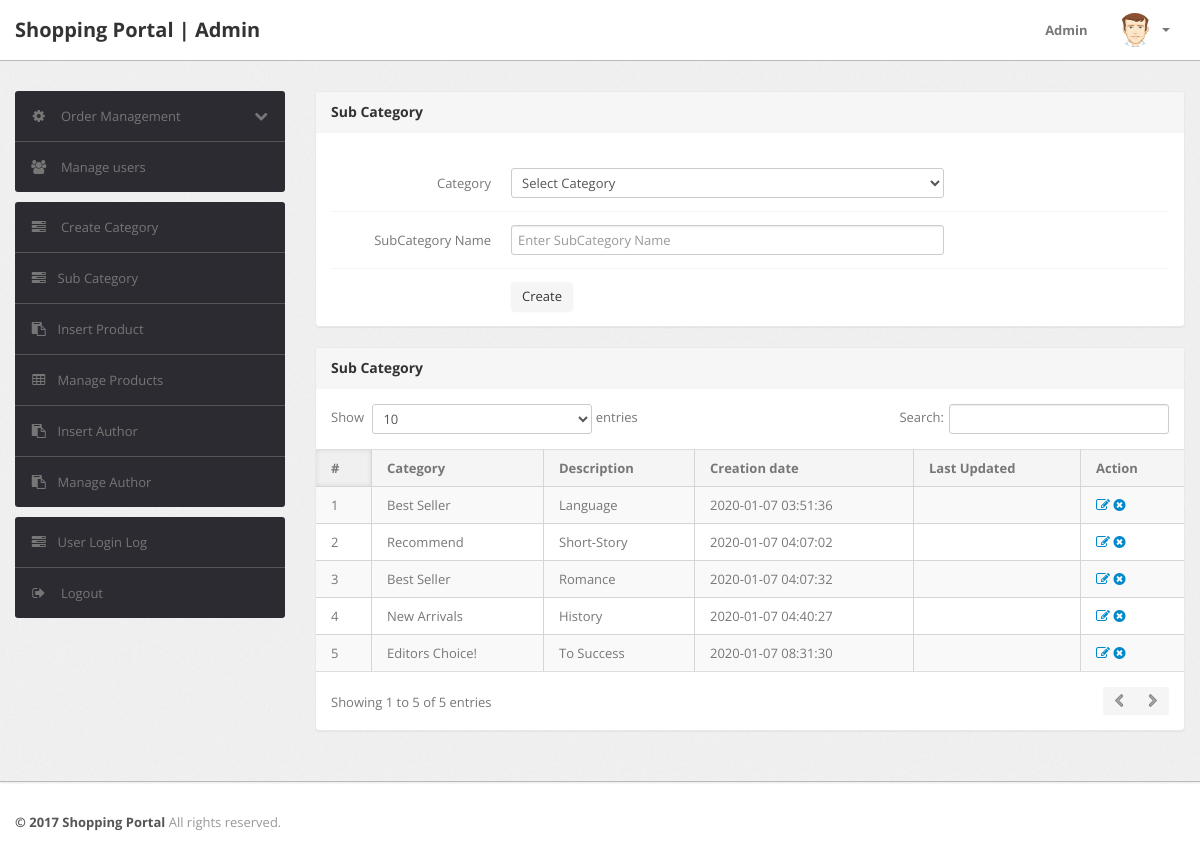
The page /php_bookshop/shopping/admin/subcategory.php (signed in) on the database its author committed.
### tables this page shows
CREATE TABLE `subcategory` (
  `id` int(11) NOT NULL,
  `categoryid` int(11) DEFAULT NULL,
  `subcategory` varchar(255) DEFAULT NULL,
  `creationDate` timestamp NULL DEFAULT current_timestamp(),
  `updationDate` varchar(255) DEFAULT NULL
);

CREATE TABLE `category` (
  `id` int(11) NOT NULL,
  `categoryName` varchar(255) DEFAULT NULL,
  `categoryDescription` longtext DEFAULT NULL,
  `creationDate` timestamp NOT NULL DEFAULT current_timestamp(),
  `updationDate` varchar(255) DEFAULT NULL
);

### php_bookshop/shopping/admin/subcategory.php (the view, shortened to what this page needs)
<?php
include('include/config.php');
if(strlen($_SESSION['alogin'])==0)
	{
header('location:index.php');
}
else{
?>
<!DOCTYPE html>
<html lang="en">
<head>
	<link type="text/css" href="bootstrap/css/bootstrap.min.css" rel="stylesheet">
	<link type="text/css" href="bootstrap/css/bootstrap-responsive.min.css" rel="stylesheet">
	<link type="text/css" href="css/theme.css" rel="stylesheet">
	<link type="text/css" href="images/icons/css/font-awesome.css" rel="stylesheet">
</head>
<body>
<?php include('include/header.php');?>
	<div class="wrapper">
		<div class="container">
			<div class="row">
<?php include('include/sidebar.php');?>
			<div class="span9">
					<div class="content">
						<div class="module">
							<div class="module-head">
								<h3>Sub Category</h3>
							</div>
							<div class="module-body">
									<br />
			<form class="form-horizontal row-fluid" name="subcategory" method="post" >
<div class="control-group">
<label class="control-label" for="basicinput">Category</label>
<div class="controls">
<select name="category" class="span8 tip" required>
<option value="">Select Category</option>
</select>
</div>
</div>
<div class="control-group">
<label class="control-label" for="basicinput">SubCategory Name</label>
<div class="controls">
<input type="text" placeholder="Enter SubCategory Name"  name="subcategory" class="span8 tip" required>
</div>
</div>
	<div class="control-group">
											<div class="controls">
												<button type="submit" name="submit" class="btn">Create</button>
											</div>
										</div>
									</form>
							</div>
						</div>
	<div class="module">
							<div class="module-head">
								<h3>Sub Category</h3>
							</div>
							<div class="module-body table">
								<table cellpadding="0" cellspacing="0" border="0" class="datatable-1 table table-bordered table-striped	 display" width="100%">
									<thead>
										<tr>
											<th>#</th>
											<th>Category</th>
											<th>Description</th>
											<th>Creation date</th>
											<th>Last Updated</th>
											<th>Action</th>
										</tr>
									</thead>
									<tbody>
<?php $query=mysqli_query($con,"select subcategory.id,category.categoryName,subcategory.subcategory,subcategory.creationDate,subcategory.updationDate from subcategory join category on category.id=subcategory.categoryid");
$cnt=1;
while($row=mysqli_fetch_array($query))
{
?>
										<tr>
											<td><?php echo htmlentities($cnt);?></td>
											<td><?php echo htmlentities($row['categoryName']);?></td>
											<td><?php echo htmlentities($row['subcategory']);?></td>
											<td> <?php echo htmlentities($row['creationDate']);?></td>
											<td><?php echo htmlentities($row['updationDate']);?></td>
											<td>
											<a href="edit-subcategory.php?id=<?php echo $row['id']?>" ><i class="icon-edit"></i></a>
											<a href="subcategory.php?id=<?php echo $row['id']?>&del=delete" onClick="return confirm('Are you sure you want to delete?')"><i class="icon-remove-sign"></i></a></td>
										</tr>
										<?php $cnt=$cnt+1; } ?>
								</table>
							</div>
						</div>
					</div>
				</div>
			</div>
		</div>
	</div>
<?php include('include/footer.php');?>
</body>
<?php } ?>

### rows shown on the page
subcategory: categoryid.categoryName "Best Seller", subcategory "Language", creationDate "2020-01-07 03:51:36"
subcategory: categoryid.categoryName "Recommend", subcategory "Short-Story", creationDate "2020-01-07 04:07:02"
subcategory: categoryid.categoryName "Best Seller", subcategory "Romance", creationDate "2020-01-07 04:07:32"
subcategory: categoryid.categoryName "New Arrivals", subcategory "History", creationDate "2020-01-07 04:40:27"
subcategory: categoryid.categoryName "Editors Choice!", subcategory "To Success", creationDate "2020-01-07 08:31:30"
